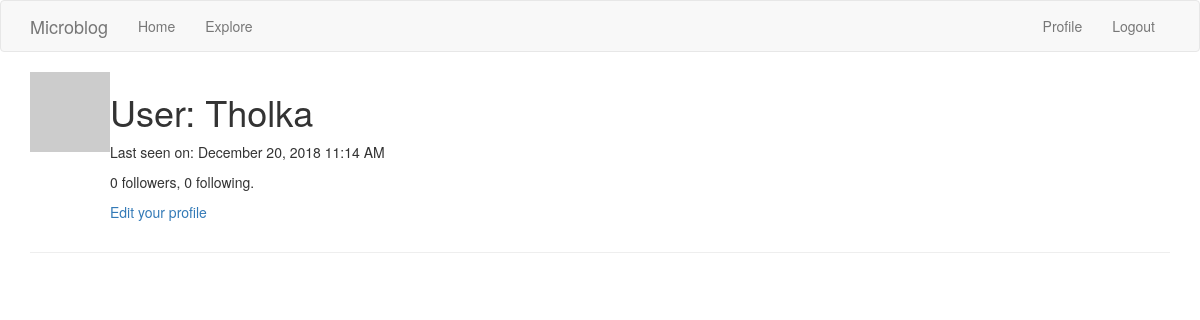
The app's page /user/Tholka (signed in), older data.
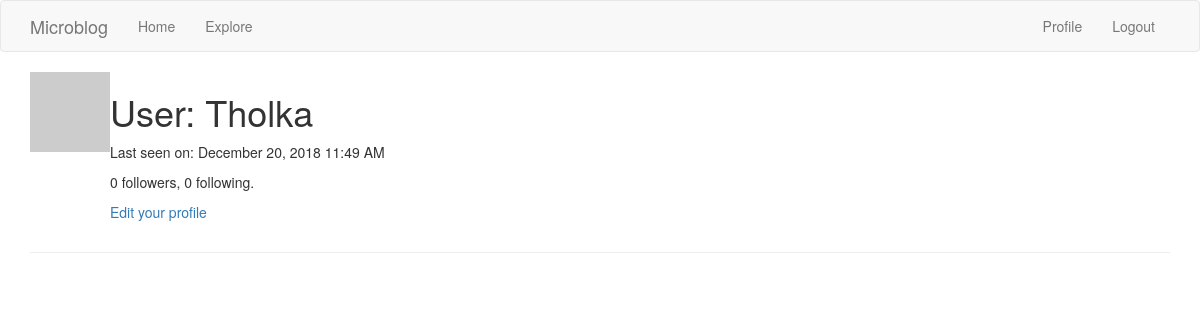
The same page, newer data.
### appdir/models.py (models this page shows, shortened)
class User(UserMixin, db.Model):
    id = db.Column(db.Integer, primary_key=True)
    username = db.Column(db.String(64), index=True, unique=True)
    email = db.Column(db.String(120), index=True, unique=True)
    password_hash = db.Column(db.String(128))
    posts = db.relationship('Post', backref='author', lazy='dynamic')
    about_me = db.Column(db.String(140))
    last_seen = db.Column(db.DateTime, default=datetime.utcnow)
    followed = db.relationship(
        'User', secondary=followers,
        primaryjoin=(followers.c.follower_id == id),
        secondaryjoin=(followers.c.followed_id == id),
        backref=db.backref('followers', lazy='dynamic'), lazy='dynamic')
    def avatar(self, size):
        digest = md5(self.email.lower().encode('utf-8')).hexdigest()
        return 'https://www.gravatar.com/avatar/{}?d=identicon&s={}'.format(digest, size)

### appdir/routes.py (the view)
@app.route('/user/<username>')
@login_required
def user(username):
    user = User.query.filter_by(username=username).first_or_404()
    page = request.args.get('page', 1, type=int)
    posts = user.posts.order_by(Post.timestamp.desc()).paginate(page, app.config['POSTS_PER_PAGE'], False)
    next_url = url_for('user', username=user.username, page=posts.next_num) if posts.has_next else None
    prev_url = url_for('user', username=user.username, page=posts.prev_num) if posts.has_prev else None
    return render_template('user.html', user=user, posts=posts.items, next_url=next_url, prev_url=prev_url)

### appdir/models.py (called while the page is built)
@login.user_loader
def load_user(id):
    return User.query.get(int(id))

### appdir/routes.py (called while the page is built)
@app.before_request
def before_request():
    if current_user.is_authenticated:
        current_user.last_seen = datetime.utcnow()
        db.session.commit()

### appdir/templates/user.html (shortened to what this page needs)
{% extends "base.html" %}
{% block app_content %}
    <table>
        <tr valign="top">
            <td><img src="{{ user.avatar(128) }}"></td>
            <td>
                <h1>User: {{ user.username }}</h1>
                {% if user.last_seen %}<p>Last seen on: {{ moment(user.last_seen).format('LLL') }}</p>{% endif %}
                <p>{{ user.followers.count() }} followers, {{ user.followed.count() }} following.</p>
                {% if user == current_user %}
                <p><a href="{{ url_for('edit_profile') }}">Edit your profile</a></p>
                {% elif not current_user.is_following(user) %}
                <p><a href="{{ url_for('follow', username=user.username) }}">Follow</a></p>
                {% else %}
                <p><a href="{{ url_for('unfollow', username=user.username) }}">Unfollow</a></p>
                {% endif %}
            </td>
        </tr>
    </table>
    <hr>
{% endblock %}

### appdir/templates/base.html (shortened to what this page needs)
{% extends 'bootstrap/base.html' %}
{% block navbar %}
    <nav class="navbar navbar-default">
        <div class="container">
            <div class="navbar-header">
                <a class="navbar-brand" href="{{ url_for('index') }}">Microblog</a>
            </div>
            <div class="collapse navbar-collapse" id="bs-example-navbar-collapse-1">
                <ul class="nav navbar-nav">
                    <li><a href="{{ url_for('index') }}">Home</a></li>
                    <li><a href="{{ url_for('explore') }}">Explore</a></li>
                </ul>
                <ul class="nav navbar-nav navbar-right">
                    {% if current_user.is_anonymous %}
                    <li><a href="{{ url_for('login') }}">Login</a></li>
                    {% else %}
                    <li><a href="{{ url_for('user', username=current_user.username) }}">Profile</a></li>
                    <li><a href="{{ url_for('logout') }}">Logout</a></li>
                    {% endif %}
                </ul>
            </div>
        </div>
    </nav>
{% endblock %}
{% block content %}
    <div class="container">
        {% block app_content %}{% endblock %}
    </div>
{% endblock %}

Row changes from the older to the newer data that the page shows:
changed User "Tholka": last_seen "December 20, 2018 11:14 AM" → "December 20, 2018 11:49 AM"
